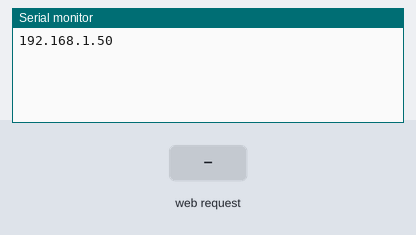
A sketch run on a simulated ESP32. On the bench: the last lines printed to the serial monitor. Inputs (shaded band) come from the test bench. WiFi joins after 1.5 s; servers stay silent unless stated; not simulated (calls return 0 or success): ssid_password.h.

Above: at 2.7 s.
2.8 s: HTTP request GET /value received
At 3.5 s:
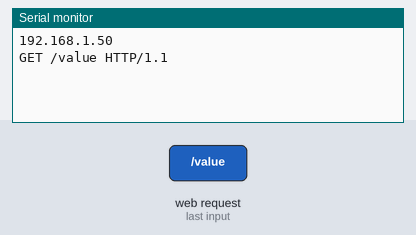
4.3 s: HTTP request GET /R received
At 5.8 s:
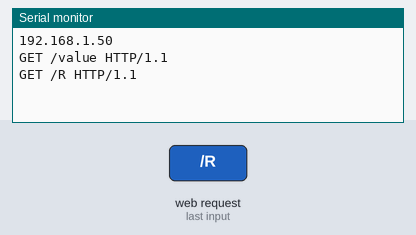

The sketch:

Listing12-3.ino
```cpp
/*******************************************************************************
 * Sketch name: app to transmit and receive data
 * Description: Return direction texyt and double the number
 * Created on:  February 2023
 * Author:      Neil Cameron
 * Book:        ESP32 Communication
 * Chapter :    12 - Control apps
 ******************************************************************************/

#include <WiFi.h>            // include WiFi library
WiFiClient client;          // associate client and server with
WiFiServer server(80);        //     WiFiClient and WiFiServer libraries
#include <ssid_password.h>        // file with SSID and password
String str, reply, value;
int indexS, indexF, valueN;

void setup()
{
  Serial.begin(115200);         // Serial Monitor baud rate
  WiFi.begin(ssid, password);       // initialise and connect Wi-Fi
  while (WiFi.status() != WL_CONNECTED) delay(500);
  Serial.println(WiFi.localIP());     // display server IP address
  server.begin();           // initiate server
}

void loop()
{
  client = server.available();
  if (client)           // initialise client connection
  {
    while (!client.available()) {};     // no client request, do nothing
    str = client.readStringUntil('\r');   // map str to message
    Serial.println(str);        // display HTTP GET request
    indexS = str.indexOf("value");      // position of "value" in string
    indexF = str.indexOf("HTTP");
    value = str.substring(indexS+6, indexF-1);  // value=NNN HTTP
    valueN = 2*(value.toInt());     // transform received value
    reply = "left";
    if(str.indexOf("R") != -1) reply = "right"; // str contains "R"
    reply = reply +","+ String(valueN);
    client.println("HTTP/1.1 200 OK");    // HTTP header & response code
    client.println("Content-type:text/html\n"); // \n to generate blank line
    client.println(reply);        // transmit HTTP response
    client.stop();          // close connection
  }
}
```

Measured:
- after the input at 2.8 s, the serial monitor: prints a new line at once (image 1)
- after the input at 4.3 s, the serial monitor: prints a new line at once (image 2)
